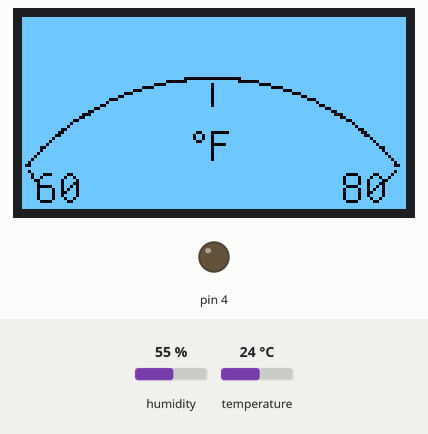
Simulated run of this sketch. Board: Arduino Uno, built with avr-gcc and run on an emulated ATmega328P. Parts: 128×64 one-colour display, output pins drawn as LEDs (lit = HIGH). The inputs (shaded band) are chosen by the test bench; at power-on: temperature 24 °C, humidity 55 %. What the sketch prints to the serial monitor is not drawn.

Above: at 1.3 s.
1.4 s: temperature set to 12 °C
At 2.53 s:
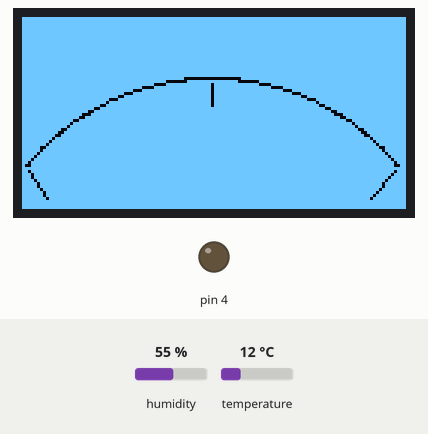
4.2 s: temperature set to 28 °C
At 5.2 s:
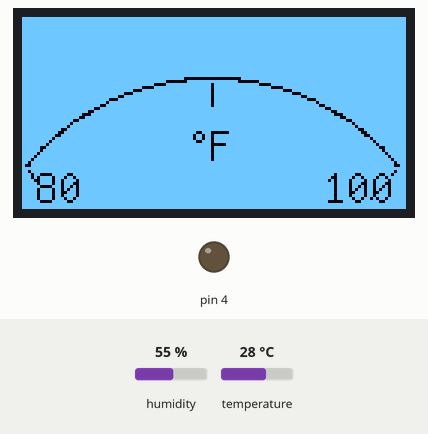
Timing chart, 0 to 7.2 s (numbered marks = the images above; inputs shaded):
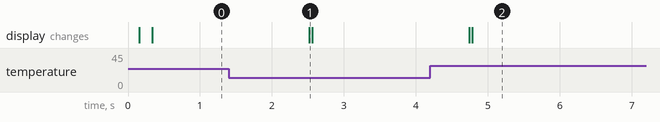

Measured:
- after the input at 1.4 s, the display: changes after 1.1 s (image 1)
- after the input at 4.2 s, the display: first changes after 0.55 s (image 2 shows a later state)

The sketch:

livegauge.ino
```cpp
#include <Arduino.h>
#include <U8g2lib.h>
#include "DHT.h"
#ifdef U8X8_HAVE_HW_SPI
#include <SPI.h>
#include <Wire.h>
#endif

#define DHTPIN 2
#define DHTTYPE DHT11

U8G2_SH1106_128X64_NONAME_F_SW_I2C u8g2(U8G2_R0, SCL, SDA, U8X8_PIN_NONE);
DHT dht(DHTPIN, DHTTYPE);


// delcare global variables
float temp = 0;
int change = 0;
float ratio = 0;
float pwm =0;

//serial monitor debug on 9600 baud
void setup(void) {
  u8g2.begin();
  Serial.begin(9600);
  drawBackground();
  dht.begin();
}

//clears screen and draws white background with black arc and tik marks
// I think my needle is offcenter or crooked. tweak these values to get it looking right
void drawBackground(){
  u8g2.clearBuffer();
  u8g2.setDrawColor(1);
  u8g2.drawBox(0,0,128,64);
  u8g2.setDrawColor(0);
  u8g2.drawArc(63, 100, 80, 28, 100);
  u8g2.drawLine(2, 51, 8, 60);
  u8g2.drawLine(124, 51, 116, 60);
  u8g2.drawLine(63, 22, 63, 29);
  u8g2.sendBuffer();
}

// draws F functions draw the degrees farenheit in the middle as well as the right and left values
// right now it's set to 0-100 but you can edit the range to display however far you want
void drawF80_100(){
  u8g2.setDrawColor(0);
  u8g2.setFont(u8g2_font_unifont_t_symbols);
  u8g2.drawGlyph(55,48, 176);
  u8g2.drawStr(62,48,"F");
  u8g2.drawStr(4, 62, "80");
  u8g2.drawStr(100,62, "100");
  u8g2.sendBuffer();
}
void drawF60_80(){
  u8g2.setDrawColor(0);
  u8g2.setFont(u8g2_font_unifont_t_symbols);
  u8g2.drawGlyph(55,48, 176);
  u8g2.drawStr(62,48,"F");
  u8g2.drawStr(4, 62, "60");
  u8g2.drawStr(106,62, "80");
  u8g2.sendBuffer();
}
void drawF40_60(){
  u8g2.setDrawColor(0);
  u8g2.setFont(u8g2_font_unifont_t_symbols);
  u8g2.drawGlyph(55,48, 176);
  u8g2.drawStr(62,48,"F");
  u8g2.drawStr(4, 62, "40");
  u8g2.drawStr(106,62, "60");
  u8g2.sendBuffer();
}
void drawF20_40(){
  u8g2.setDrawColor(0);
  u8g2.setFont(u8g2_font_unifont_t_symbols);
  u8g2.drawGlyph(55,48, 176);
  u8g2.drawStr(62,48,"F");
  u8g2.drawStr(4, 62, "20");
  u8g2.drawStr(106,62, "40");
  u8g2.sendBuffer();
}
void drawF0_20(){
  u8g2.setDrawColor(0);
  u8g2.setFont(u8g2_font_unifont_t_symbols);
  u8g2.drawGlyph(55,48, 176);
  u8g2.drawStr(62,48,"F");
  u8g2.drawStr(4, 62, "0");
  u8g2.drawStr(106,62, "20");
  u8g2.sendBuffer();
}

//function to decide what temp values to display
//uses change variable to determine if screen needs to be redrawn
void displayTemp(){
  if (temp >=80 and temp <= 100){
    if(change != 0){
      change = 0;
      drawBackground();
    }
    drawF80_100();
  }
  if (temp >=60 and temp < 80){
    if(change != 1){
      change = 1;
      drawBackground();
    }
    drawF60_80();
  }
  if (temp >=40 and temp < 60){
    if(change != 2){
      change = 2;
      drawBackground();
    }
    drawF40_60();
  }
  if (temp >=20 and temp < 40){
    if(change != 3){
      change = 3;
      drawBackground();
    }
    drawF20_40();
  }
  if (temp >=0 and temp < 20){
    if(change != 4){
      change = 4;
      drawBackground();
    }
    drawF0_20();
  }
}

// ------------NEEDLE CALIBRATION IN THIS SHIT----------------
//function to calculate needle value from temp
// calculates ratio which is the percentage of the needle. 1.00 is full
void temp2Needle(){
  // with no resistor, pwm values for my needle is 8.5=0%, 17 = 50%, 23.5 =100%
  if (change == 0){
    ratio = ((float)temp - 80.0)/20.0;
  }
  if (change == 1){
    ratio = ((float)temp - 60.0)/20.0;
  }
  if (change == 2){
    ratio = ((float)temp - 40.0)/20.0;
  }
  if (change == 3){
    ratio = ((float)temp - 20.0)/20.0;
  }
  if (change == 4){
    ratio = (float)temp/20.0;
  }
  int intRatio = 100 * ratio;
  if (intRatio >= 50){
    pwm = map(intRatio, 50, 95, 17, 23.5); // to calibrate your needle change the last 2 numbers in this section- change 17 to your 50% pwm value and 23.5 to your 100%pwm value
  }
  if (intRatio < 50){
    pwm = map(intRatio, 0, 50, 8.5, 17); // change 8.5 to your 0% pwm value and 17 to your 50% pwm value
  }
  analogWrite(4,pwm); // positive side of the needle on GPIO4

}


void loop(void) {
  temp = dht.readTemperature(true);
    if (isnan(temp)) {
    Serial.println(F("Failed to read from DHT sensor!"));
    return;
  }
  displayTemp();
  temp2Needle();
  Serial.println(change);
  Serial.println(temp);
  Serial.println(ratio);
  Serial.println(pwm);
  Serial.println("-----");
  delay(1000); // updates every second. my dht module hates anything faster
}
```
